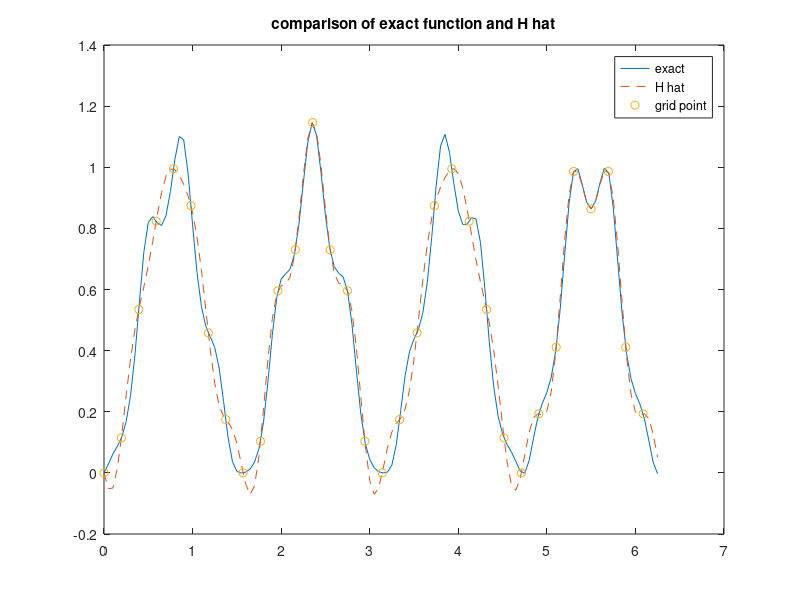
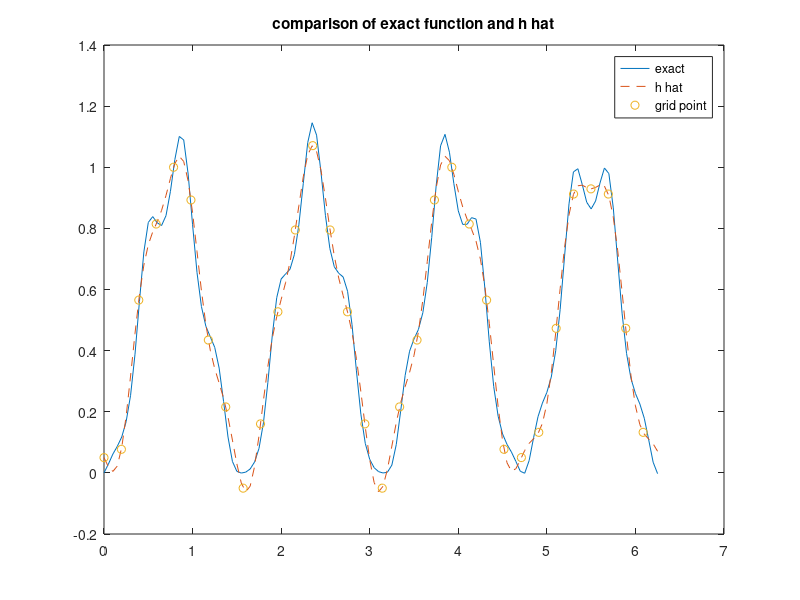
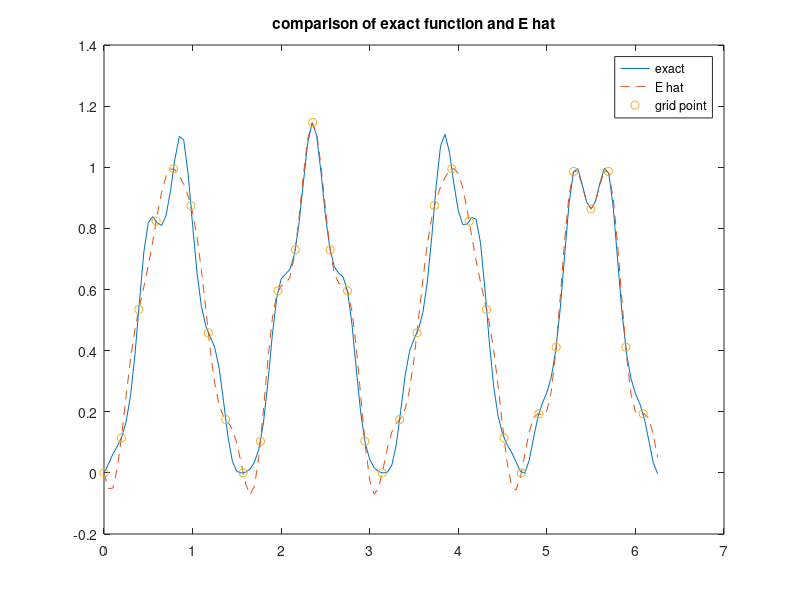

Recreate these plots in MATLAB, in order.
clear allclcfunction re = f(x)  re = sin(2*x) + 0.1*sin(15*x);endfunctionfunction re = g(x)  re = sin(2*x) + 0.1*cos(15*x);endfunctionfunction re = h(x)  re = g(x).*f(x);endfunctionfunction re = index2array(x, N)  if (x >=0 )    re = x+1;  else    re = x+1+N;  endif  endfunctionfunction re = E(x)  re = (sin(2*x)).^2 + 0.1*sin(2*x).*cos(15*x) + 0.1*sin(2*x).*sin(15*x) + sin(30*x)/200;endfunctionfunction re = get_real(fk_hat, x)  k = [[0:1:size(fk_hat)(2)/2-1],[0],[-(size(fk_hat)(2)/2-1):1:-1]];    re = zeros(size(x)(1), size(x)(2));  for a = 1:size(fk_hat)(2)    re += fk_hat(a).*exp(j*k(a)*x);  endfor  re /= 32;endfunctionfunction re = remove_last(x)  L = size(x)(2);  re = x(1:L-1);endfunctionPI = 3.1415926;h_x = 2*PI/32;x = 0:h_x:2*PI;x = remove_last(x);x_ref = 0:0.05:2*PI;fj = f(x);gj = g(x);hj = h(x);Ej = E(x);H_hat = fft(hj);f_hat = fft(fj);g_hat = fft(gj);E_hat = fft(Ej);h_hat = zeros(1,32);for k = -16:15   for m = -16:15     if (k-m >= -16 && k-m <=15)       h_hat(index2array(k,32)) += f_hat(index2array(m,32))*g_hat(index2array(k-m,32));     endif   endforendforh_hat /= 32;figure(1)plot(x_ref, h(x_ref))hold plot(x_ref, get_real(H_hat, x_ref), "--")plot(x, ifft(H_hat),"o")legend("exact", "H hat", "grid point")title("comparison of exact function and H hat")print("-dpng","C_cmp_exact_H")figure(2)plot(x_ref, h(x_ref))holdplot(x_ref, get_real(h_hat, x_ref), "--")plot(x, ifft(h_hat),"o")legend("exact", "h hat", "grid point")title("comparison of exact function and h hat")print("-dpng","C_cmp_exact_h_hat")figure(3)plot(x_ref, h(x_ref))holdplot(x_ref, get_real(E_hat, x_ref), "--")plot(x, ifft(E_hat),"o")legend("exact", "E hat", "grid point")title("comparison of exact function and E hat")print("-dpng","C_cmp_exact_E")